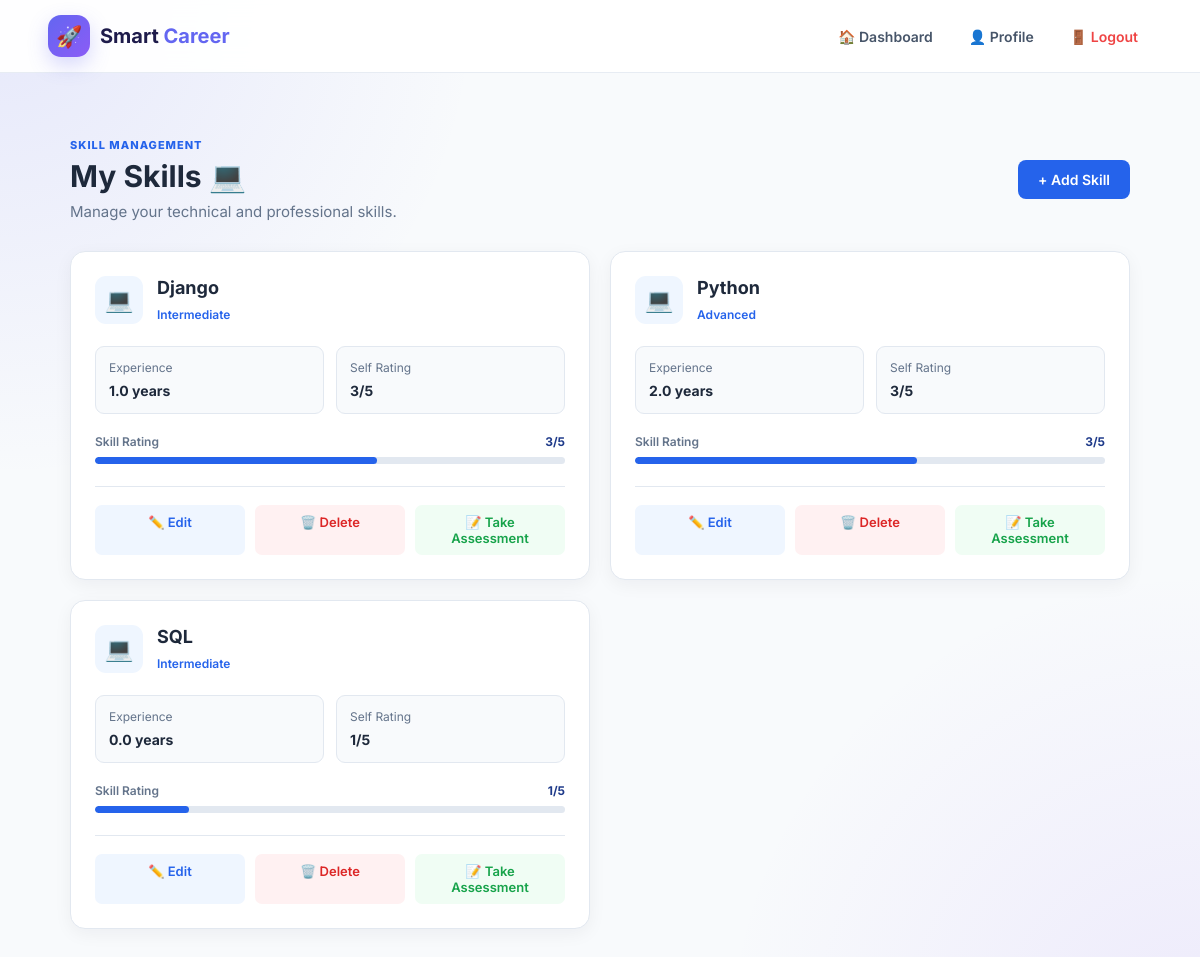
Page /skills/ (signed in) on the earlier database version.
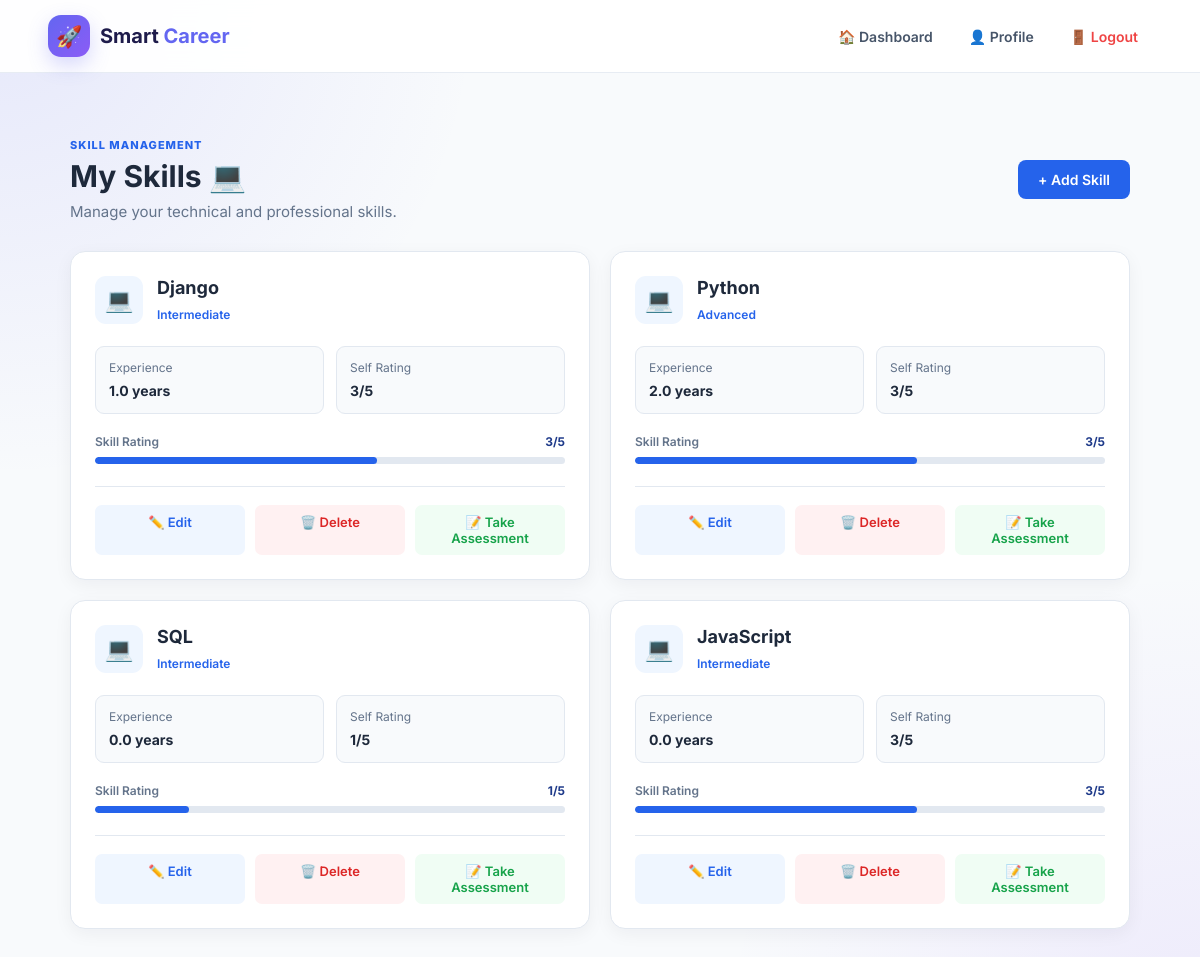
Same page on the later database version.
### core/models.py (models this page shows, shortened)
class UserSkill(models.Model):
    PROFICIENCY_CHOICES = [
        ('beginner', 'Beginner'),
        ('intermediate', 'Intermediate'),
        ('advanced', 'Advanced'),
        ('expert', 'Expert'),
    ]
    user = models.ForeignKey(
        User,
        on_delete=models.CASCADE,
        related_name='skills'
    )
    skill = models.ForeignKey(
        Skill,
        on_delete=models.CASCADE,
        related_name='users'
    )
    proficiency = models.CharField(
        max_length=20,
        choices=PROFICIENCY_CHOICES
    )
    years_of_experience = models.DecimalField(
        max_digits=4,
        decimal_places=1,
        default=0
    )
    self_rating = models.PositiveIntegerField(
        default=1
    )
    is_verified = models.BooleanField(default=False)
    created_at = models.DateTimeField(auto_now_add=True)
    updated_at = models.DateTimeField(auto_now=True)
    class Meta:
        constraints = [
            models.UniqueConstraint(
                fields=['user', 'skill'],
                name='unique_user_skill'
            )
        ]

class Skill(models.Model):
    CATEGORY_CHOICES = [
        ('programming', 'Programming'),
        ('framework', 'Framework'),
        ('database', 'Database'),
        ('frontend', 'Frontend'),
        ('backend', 'Backend'),
        ('tools', 'Tools'),
        ('soft_skill', 'Soft Skill'),
        ('other', 'Other'),
    ]
    name = models.CharField(max_length=100, unique=True)
    category = models.CharField(
        max_length=30,
        choices=CATEGORY_CHOICES
    )
    description = models.TextField(blank=True)
    is_active = models.BooleanField(default=True)
    created_at = models.DateTimeField(auto_now_add=True)
    updated_at = models.DateTimeField(auto_now=True)

### core/views.py (the view)
@login_required
def my_skills_view(request):
    user_skills = UserSkill.objects.filter(
        user=request.user
    ).select_related('skill')
    return render(
        request,
        'skills/my_skills.html',
        {
            'user_skills': user_skills
        }
    )

### templates/skills/my_skills.html (shortened to what this page needs)
{% extends 'base.html' %}
{% load static %}
{% block extra_css %}
<link rel="stylesheet" href="{% static 'css/my_skills.css' %}">
{% endblock %}
{% block content %}
<div class="skills-container">
    <div class="skills-header">
        <div>
            <span class="section-label">
                SKILL MANAGEMENT
            </span>
            <h1>
                My Skills 💻
            </h1>
            <p>
                Manage your technical and professional skills.
            </p>
        </div>
        <a href="{% url 'add_skill' %}" class="add-skill-btn">
            + Add Skill
        </a>
    </div>
    {% if user_skills %}
    <div class="skills-grid">
        {% for item in user_skills %}
        <div class="skill-card">
            <div class="skill-card-header">
                <div class="skill-icon">
                    💻
                </div>
                <div>
                    <h3>
                        {{ item.skill.name }}
                    </h3>
                    <span class="skill-level">
                        {{ item.get_proficiency_display }}
                    </span>
                </div>
            </div>
            <div class="skill-details">
                <div class="skill-detail">
                    <span>
                        Experience
                    </span>
                    <strong>
                        {{ item.years_of_experience }} years
                    </strong>
                </div>
                <div class="skill-detail">
                    <span>
                        Self Rating
                    </span>
                    <strong>
                        {{ item.self_rating }}/5
                    </strong>
                </div>
            </div>
            <div class="rating-section">
                <div class="rating-header">
                    <span>
                        Skill Rating
                    </span>
                    <strong>
                        {{ item.self_rating }}/5
                    </strong>
                </div>
                <div class="rating-bar">
                    <div class="rating-fill" data-rating="{{ item.self_rating }}">
                    </div>
                </div>
            </div>
            <div class="skill-actions">
                <a href="{% url 'edit_skill' item.id %}" class="edit-btn">
                    ✏️ Edit
                </a>
                <a href="{% url 'delete_skill' item.id %}" class="delete-btn">
                    🗑️ Delete
                </a>
                <a href="{% url 'assessment_start' item.skill.id %}" class="assessment-btn">
                    📝 Take Assessment
                </a>
            </div>
        </div>
        {% endfor %}
    </div>
    {% endif %}
</div>
{% endblock %}

### templates/base.html (shortened to what this page needs)
{% load static %}
<!DOCTYPE html>
<html lang="en">
<head>
    <link rel="stylesheet" href="{% static 'css/style.css' %}">
    {% block extra_css %}
    {% endblock %}
</head>
<body>
    <nav class="navbar">
        <div class="nav-container">
            <a href="{% url 'dashboard' %}" class="brand">
                <span class="brand-icon">🚀</span>
                <span>
                    Smart <strong>Career</strong>
                </span>
            </a>
            <div class="nav-menu" id="navMenu">
                {% if user.is_authenticated %}
                <a href="{% url 'dashboard' %}" class="nav-link">
                    🏠 Dashboard
                </a>
                <a href="{% url 'profile' %}" class="nav-link">
                    👤 Profile
                </a>
                <form method="POST" action="{% url 'logout' %}" class="logout-form">
                    <button type="submit" class="logout-btn">
                        🚪 Logout
                    </button>
                </form>
                {% endif %}
            </div>
        </div>
    </nav>
    <main class="main-content">
        <div class="container">
            {% block content %}
            {% endblock %}
        </div>
    </main>
</body>
</html>

### static/css/style.css (style rules this page uses)
* { margin: 0; padding: 0; box-sizing: border-box; }
:root { --primary: #6366f1; --primary-dark: #4f46e5; --secondary: #8b5cf6; --accent: #06b6d4; --dark: #1e1b4b; --text: #334155; --muted: #64748b; --white: #ffffff; --light: #f8fafc; --border: #e2e8f0; --success: #10b981; --danger: #ef4444; --shadow: 0 10px 35px rgba(30, 27, 75, 0.10); }
body { font-family: "Inter", Arial, sans-serif; background: radial-gradient(circle at top left, rgba(99, 102, 241, 0.12), transparent 30%), radial-gradient(circle at bottom right, rgba(139, 92, 246, 0.10), transparent 30%), #f8fafc; color: var(--text); min-height: 100vh; }
.navbar { width: 100%; background: rgba(255, 255, 255, 0.94); backdrop-filter: blur(15px); border-bottom: 1px solid rgba(226, 232, 240, 0.8); position: sticky; top: 0; z-index: 1000; }
.nav-container { width: 92%; max-width: 1200px; margin: auto; min-height: 72px; display: flex; align-items: center; justify-content: space-between; }
.brand { display: flex; align-items: center; gap: 10px; text-decoration: none; font-size: 20px; font-weight: 700; color: var(--dark); }
.brand strong { color: var(--primary); }
.brand-icon { width: 42px; height: 42px; display: flex; align-items: center; justify-content: center; border-radius: 13px; background: linear-gradient(135deg, var(--primary), var(--secondary)); font-size: 21px; box-shadow: 0 8px 20px rgba(99, 102, 241, 0.25); }
.nav-menu { display: flex; align-items: center; gap: 8px; }
.nav-link { text-decoration: none; color: #475569; font-size: 14px; font-weight: 600; padding: 10px 14px; border-radius: 10px; transition: 0.25s ease; }
.logout-form { margin: 0; }
.logout-btn { border: none; background: transparent; color: #ef4444; font-family: inherit; font-size: 14px; font-weight: 600; padding: 10px 14px; border-radius: 10px; cursor: pointer; transition: 0.25s ease; }
.main-content { min-height: calc(100vh - 72px); padding: 35px 0 60px; }
.container { width: 92%; max-width: 1200px; margin: auto; }
button { font-family: inherit; }
button:not(.menu-toggle):not(.message-close) { cursor: pointer; }

Differences in the rows shown:
added UserSkill: skill.name "JavaScript", proficiency "Intermediate", years_of_experience "0.0", self_rating "3"
